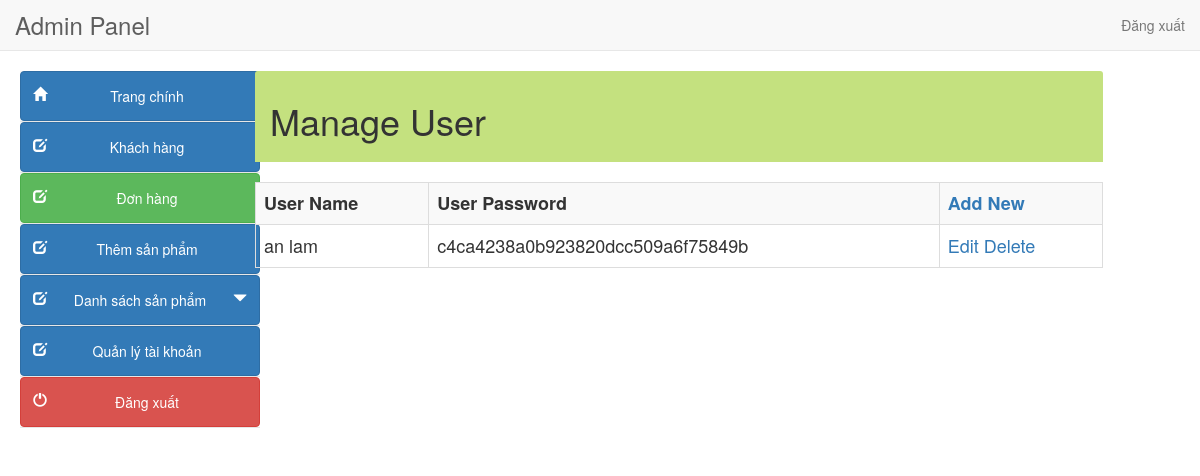
The page /admin/manage_users.php on the database as committed earlier.
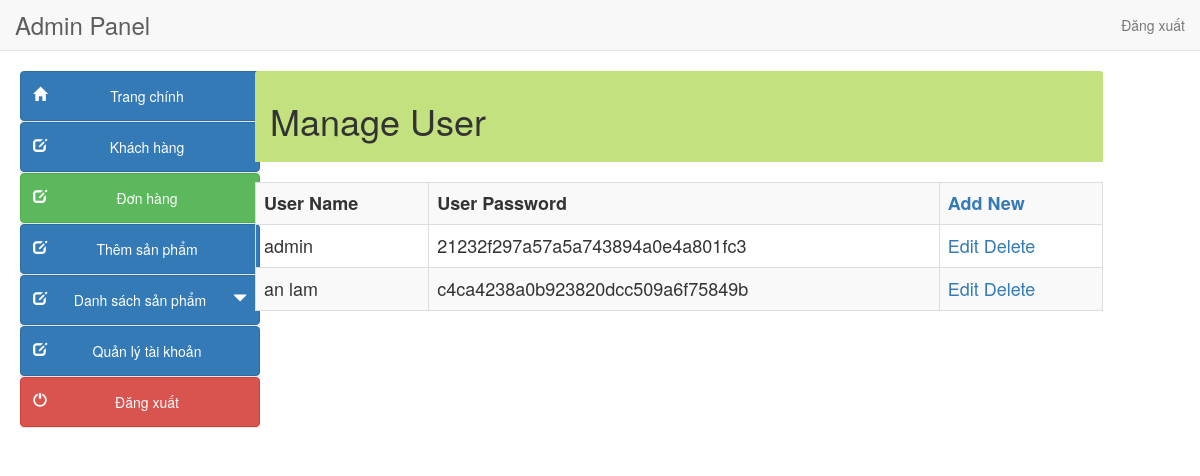
The same page on the database as committed later.
### tables this page shows
CREATE TABLE `users` (
  `id` int(11) NOT NULL,
  `name` text NOT NULL,
  `email` varchar(255) NOT NULL,
  `password` varchar(100) NOT NULL,
  `role` varchar(50) NOT NULL DEFAULT 'guest'
);

### admin/manage_users.php (the view, shortened to what this page needs)
<?php
include("../db.php");
?>
<!DOCTYPE html>
<html lang="en">
<head>
<link href="style/css/bootstrap.min.css" rel="stylesheet">
<link href="style/css/k.css" rel="stylesheet">
</head>
<body>
<?php include("include/header.php"); ?>
<div class="container-fluid">
<?php include("include/side_bar.php"); ?>
<div class="col-sm-9" style="margin-left:10px">
<div class="panel-heading" style="background-color:#c4e17f">
	<h1>Manage User </h1></div><br>
<div style="overflow-x:scroll;">
<table class="table table-bordered table-hover table-striped" style="font-size:18px">
	<tr>
			    <th>User Name</th>
                <th>User Password</th>
	<th><a href="add_user.php">Add New</a></th></tr>
<?php
$result=mysqli_query($con,"select id, name, email, password from users")or die ("query 2 incorrect.......");
while(list($user_id,$user_name,$user_email,$user_password)=
mysqli_fetch_array($result))
{
echo "<tr><td>$user_name</td><td>$user_password</td>";
echo"<td>
<a href='edit_user.php?user_id=$user_id'>Edit</a>
<a href='manage_users.php?user_id=$user_id&action=delete'>Delete</a>
</td></tr>";
}
?>
</table>
</div>
</div></div>
</body>
</html>

Rows that differ between the two databases and show on the page:
added users: name "admin", password "21232f297a57a5a743894a0e4a801fc3"
